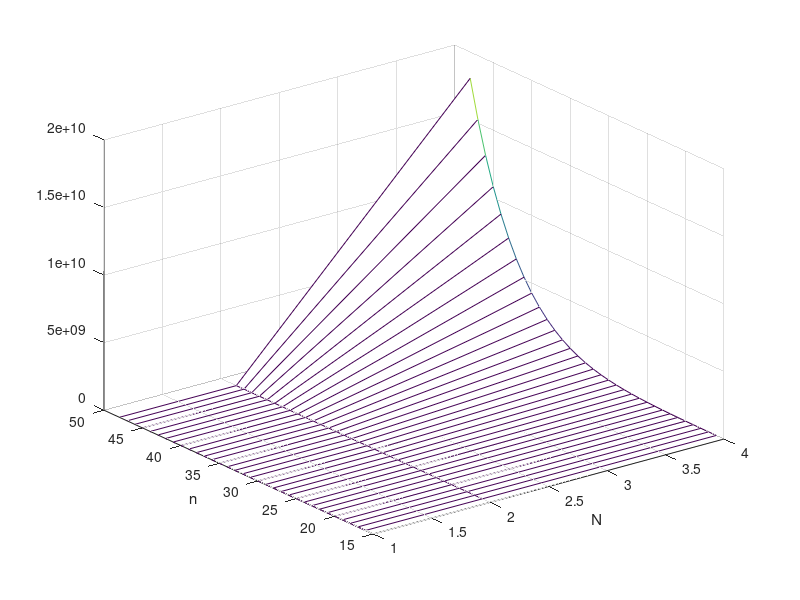

Here is the MATLAB script that generated this plot:
%%
clear 
clc
close all
%%
carr=16:48;
Users=[1 2 4];

for nLoop=1:length(carr);
    n=carr(nLoop);
    for NLoop=1:length(Users);
        N=Users(NLoop);
        f=factorial(N);
        combi=nchoosek(n+N,2*N);
        possibilites(nLoop,NLoop)=f*combi;        
        
    end
end
%%
figure
mesh(Users,carr,possibilites)
xlabel('N')
ylabel('n')
grid on
